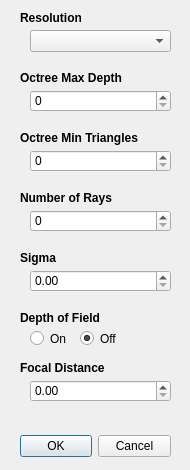
<?xml version="1.0" encoding="UTF-8"?>
<ui version="4.0">
 <class>RenderDialog</class>
 <widget class="QDialog" name="RenderDialog">
  <property name="geometry">
   <rect>
    <x>0</x>
    <y>0</y>
    <width>190</width>
    <height>470</height>
   </rect>
  </property>
  <property name="sizePolicy">
   <sizepolicy hsizetype="Fixed" vsizetype="Fixed">
    <horstretch>0</horstretch>
    <verstretch>0</verstretch>
   </sizepolicy>
  </property>
  <property name="minimumSize">
   <size>
    <width>190</width>
    <height>470</height>
   </size>
  </property>
  <property name="maximumSize">
   <size>
    <width>190</width>
    <height>470</height>
   </size>
  </property>
  <property name="contextMenuPolicy">
   <enum>Qt::DefaultContextMenu</enum>
  </property>
  <property name="windowTitle">
   <string>Render Settings...</string>
  </property>
  <property name="modal">
   <bool>true</bool>
  </property>
  <widget class="QDialogButtonBox" name="buttonBox">
   <property name="geometry">
    <rect>
     <x>20</x>
     <y>430</y>
     <width>151</width>
     <height>32</height>
    </rect>
   </property>
   <property name="orientation">
    <enum>Qt::Horizontal</enum>
   </property>
   <property name="standardButtons">
    <set>QDialogButtonBox::Cancel|QDialogButtonBox::Ok</set>
   </property>
  </widget>
  <widget class="QLabel" name="resolutionLabel">
   <property name="geometry">
    <rect>
     <x>20</x>
     <y>10</y>
     <width>61</width>
     <height>16</height>
    </rect>
   </property>
   <property name="font">
    <font>
     <weight>75</weight>
     <bold>true</bold>
    </font>
   </property>
   <property name="text">
    <string>Resolution</string>
   </property>
  </widget>
  <widget class="QComboBox" name="resolutionBox">
   <property name="geometry">
    <rect>
     <x>30</x>
     <y>30</y>
     <width>141</width>
     <height>22</height>
    </rect>
   </property>
  </widget>
  <widget class="QLabel" name="octreeMaxDepthLabel">
   <property name="geometry">
    <rect>
     <x>20</x>
     <y>70</y>
     <width>111</width>
     <height>16</height>
    </rect>
   </property>
   <property name="font">
    <font>
     <weight>75</weight>
     <bold>true</bold>
    </font>
   </property>
   <property name="text">
    <string>Octree Max Depth</string>
   </property>
  </widget>
  <widget class="QSpinBox" name="octreeMaxDepthBox">
   <property name="geometry">
    <rect>
     <x>30</x>
     <y>90</y>
     <width>141</width>
     <height>22</height>
    </rect>
   </property>
   <property name="maximum">
    <number>999999999</number>
   </property>
  </widget>
  <widget class="QLabel" name="octreeMinTrianglesLabel">
   <property name="geometry">
    <rect>
     <x>20</x>
     <y>130</y>
     <width>121</width>
     <height>16</height>
    </rect>
   </property>
   <property name="font">
    <font>
     <weight>75</weight>
     <bold>true</bold>
    </font>
   </property>
   <property name="text">
    <string>Octree Min Triangles</string>
   </property>
  </widget>
  <widget class="QSpinBox" name="octreeMinTrianglesBox">
   <property name="geometry">
    <rect>
     <x>30</x>
     <y>150</y>
     <width>141</width>
     <height>22</height>
    </rect>
   </property>
   <property name="maximum">
    <number>999999999</number>
   </property>
  </widget>
  <widget class="QLabel" name="numberOfRaysLabel">
   <property name="geometry">
    <rect>
     <x>20</x>
     <y>190</y>
     <width>141</width>
     <height>16</height>
    </rect>
   </property>
   <property name="font">
    <font>
     <weight>75</weight>
     <bold>true</bold>
    </font>
   </property>
   <property name="text">
    <string>Number of Rays</string>
   </property>
  </widget>
  <widget class="QSpinBox" name="numberOfRaysBox">
   <property name="geometry">
    <rect>
     <x>30</x>
     <y>210</y>
     <width>141</width>
     <height>22</height>
    </rect>
   </property>
   <property name="maximum">
    <number>999999999</number>
   </property>
  </widget>
  <widget class="QLabel" name="sigmaLabel">
   <property name="geometry">
    <rect>
     <x>20</x>
     <y>250</y>
     <width>141</width>
     <height>16</height>
    </rect>
   </property>
   <property name="font">
    <font>
     <weight>75</weight>
     <bold>true</bold>
    </font>
   </property>
   <property name="text">
    <string>Sigma</string>
   </property>
  </widget>
  <widget class="QDoubleSpinBox" name="sigmaBox">
   <property name="geometry">
    <rect>
     <x>30</x>
     <y>270</y>
     <width>141</width>
     <height>22</height>
    </rect>
   </property>
   <property name="singleStep">
    <double>0.010000000000000</double>
   </property>
  </widget>
  <widget class="QLabel" name="dofLabel">
   <property name="geometry">
    <rect>
     <x>20</x>
     <y>310</y>
     <width>141</width>
     <height>16</height>
    </rect>
   </property>
   <property name="font">
    <font>
     <weight>75</weight>
     <bold>true</bold>
    </font>
   </property>
   <property name="text">
    <string>Depth of Field</string>
   </property>
  </widget>
  <widget class="QRadioButton" name="dofOnButton">
   <property name="geometry">
    <rect>
     <x>30</x>
     <y>330</y>
     <width>41</width>
     <height>17</height>
    </rect>
   </property>
   <property name="text">
    <string>On</string>
   </property>
  </widget>
  <widget class="QRadioButton" name="dofOffButton">
   <property name="geometry">
    <rect>
     <x>80</x>
     <y>330</y>
     <width>41</width>
     <height>17</height>
    </rect>
   </property>
   <property name="text">
    <string>Off</string>
   </property>
   <property name="checked">
    <bool>true</bool>
   </property>
  </widget>
  <widget class="QLabel" name="focalLabel">
   <property name="geometry">
    <rect>
     <x>20</x>
     <y>360</y>
     <width>141</width>
     <height>16</height>
    </rect>
   </property>
   <property name="font">
    <font>
     <weight>75</weight>
     <bold>true</bold>
    </font>
   </property>
   <property name="text">
    <string>Focal Distance</string>
   </property>
  </widget>
  <widget class="QDoubleSpinBox" name="focalBox">
   <property name="geometry">
    <rect>
     <x>30</x>
     <y>380</y>
     <width>141</width>
     <height>22</height>
    </rect>
   </property>
   <property name="singleStep">
    <double>0.010000000000000</double>
   </property>
  </widget>
 </widget>
 <resources/>
 <connections>
  <connection>
   <sender>buttonBox</sender>
   <signal>accepted()</signal>
   <receiver>RenderDialog</receiver>
   <slot>accept()</slot>
   <hints>
    <hint type="sourcelabel">
     <x>248</x>
     <y>254</y>
    </hint>
    <hint type="destinationlabel">
     <x>157</x>
     <y>274</y>
    </hint>
   </hints>
  </connection>
  <connection>
   <sender>buttonBox</sender>
   <signal>rejected()</signal>
   <receiver>RenderDialog</receiver>
   <slot>reject()</slot>
   <hints>
    <hint type="sourcelabel">
     <x>316</x>
     <y>260</y>
    </hint>
    <hint type="destinationlabel">
     <x>286</x>
     <y>274</y>
    </hint>
   </hints>
  </connection>
 </connections>
</ui>
